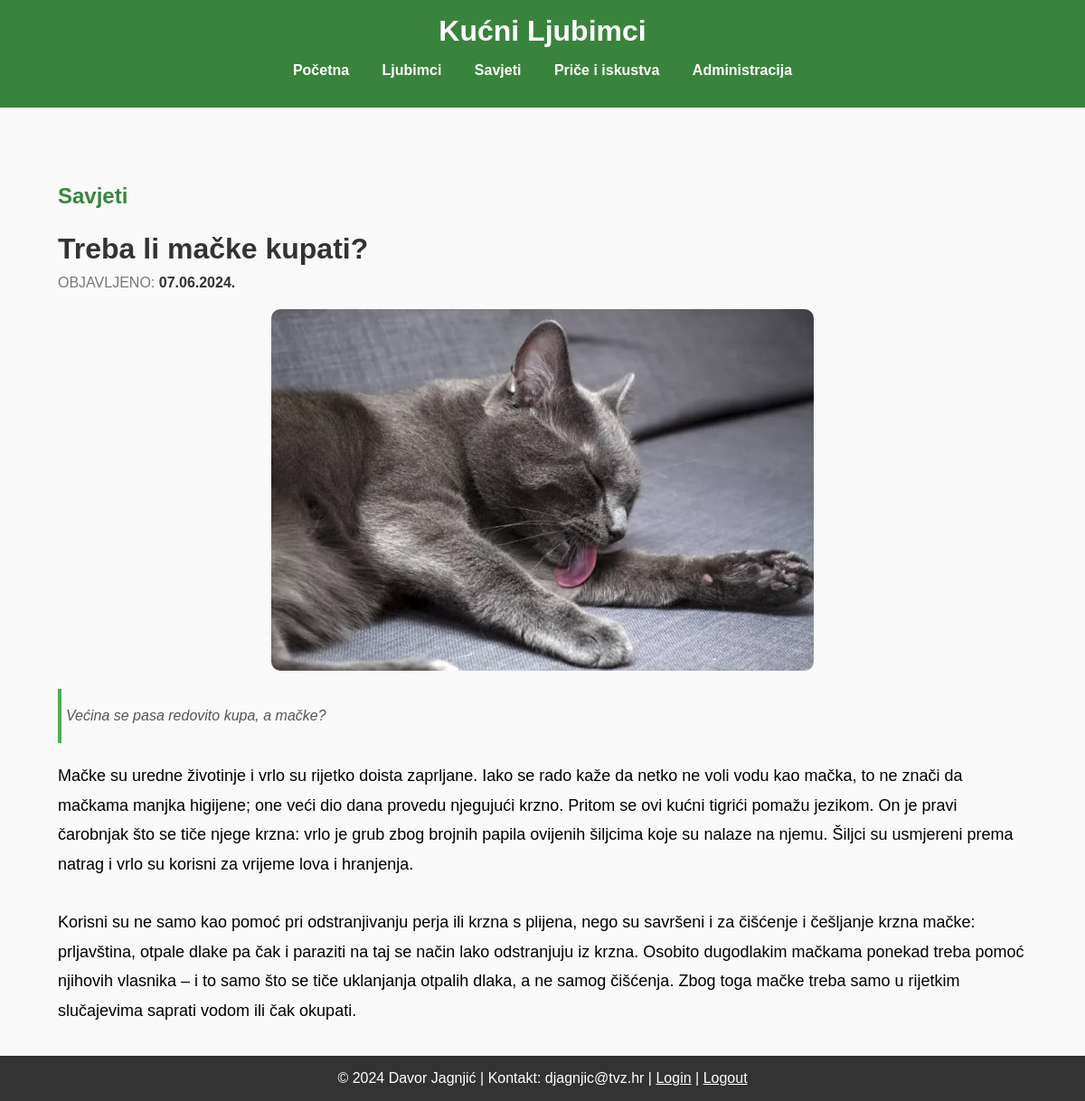
Screenshot of /clanak.php?id=6 with the database file from the repository.
### tables this page shows
CREATE TABLE `vijest` (
  `id` int(11) NOT NULL,
  `datum` varchar(32) NOT NULL,
  `naslov` varchar(64) NOT NULL,
  `sazetak` text NOT NULL,
  `tekst` text NOT NULL,
  `slika` varchar(64) NOT NULL,
  `kategorija` varchar(64) NOT NULL,
  `arhiva` tinyint(1) NOT NULL
);

### clanak.php (the view, shortened to what this page needs)
<?php
include 'connect.php';
?>
<!DOCTYPE html>
<html lang="hr">
<head>
    <link rel="stylesheet" href="style/style.css">
</head>
<body>
    <header>
        <h1>Kućni Ljubimci</h1>
        <nav>
            <ul>
                <li><a href="index.php">Početna</a></li>
                <li><a href="kategorija.php?id=ljubimci">Ljubimci</a></li>
                <li><a href="kategorija.php?id=savjeti">Savjeti</a></li>
                <li><a href="kategorija.php?id=iskustva">Priče i iskustva</a></li>
                <li><a href="administracija.php">Administracija</a></li>
            </ul>
        </nav>
    </header>
    <?php
    $query = "SELECT * FROM vijest WHERE id = ?";
    $uppath = "uploads/";
    $stmt = $dbc->prepare($query);
    $stmt->bind_param("i", $_GET['id']);
    $stmt->execute();
    $stmt->store_result();
    $stmt->bind_result($id, $datum, $naslov, $sazetak, $tekst, $slika, $kategorija, $arhiva);
    ?>
    <main>
        <section role="main">
            <div class="row">
                <h2 class="category"><?php
                                        echo "<span>" . ucfirst($kategorija) . "</span>";
                                        ?></h2>
                <h1 class="title"><?php
                                    echo $naslov;
                                    ?></h1>
                <p>OBJAVLJENO: <?php
                                echo "<span>" . $datum . "</span>";
                                ?></p>
            </div>
            <section class="slika">
                <?php
                echo '<img src="' . $uppath . $slika . '">';
                ?>
            </section>
            <section class="about">
                <p>
                    <?php
                    echo "<i>" . $sazetak . "</i>";
                    ?>
                </p>
            </section>
            <section class="sadrzaj">
                <p><?php echo nl2br($tekst); ?></p>
            </section>
        </section>
    </main>
    <footer>
        <p>&copy; 2024 Davor Jagnjić | Kontakt: djagnjic@tvz.hr |  <a href="login.php" style="color: white;">Login</a> |
         <a href="logout.php" style="color: white;">Logout</a></p>
    </footer>
</body>
</html>

### style/style.css (style rules this page uses)
body { font-family: Arial, sans-serif; margin: 0; padding: 0; background-color: #f9f9f9; }
header { background-color: #39843c; color: white; padding: 1em 0; text-align: center; }
header h1 { margin: 0; font-size: 2em; }
nav ul { list-style-type: none; padding: 0; }
nav ul li { display: inline; margin: 0 1em; }
nav ul li a { color: white; text-decoration: none; font-weight: bold; }
main { padding: 4em; }
.category { font-size: 1.5em; color: #39843c; margin-bottom: 10px; }
.title { font-size: 2em; color: #333; margin-bottom: 10px; }
.row { margin-bottom: 20px; }
.row p { margin: 5px 0; color: #777; }
.row p span { font-weight: bold; color: #333; }
.slika img { width: 100%; max-width: 600px; height: auto; display: block; margin: 0 auto; border-radius: 10px; }
.about { font-style: italic; color: #555; margin: 20px 0; padding: 5px; background-color: #f9f9f9; border-left: 4px solid #4CAF50; }
.sadrzaj { margin: 20px 0; line-height: 1.8; font-size: large; }
footer { background-color: #333; color: white; text-align: center; padding: 1em 0; position: fixed; width: 100%; bottom: 0; }
footer p { margin: 0; }

### rows the page displays
vijest: kategorija "Savjeti", naslov "Treba li mačke kupati?", datum "07.06.2024.", slika (picture), sazetak "Većina se pasa redovito kupa, a mačke?", tekst "Mačke su uredne životinje i vrlo su rijetko doista zaprljane. Iako se rado kaže da netko ne voli vodu kao mačka, to ne znači da mačkama manjka higijene; one veći dio dana provedu njegujući krzno. Pritom se ovi kućni tigrići pomažu jezikom. On je pravi čarobnjak što se tiče njege krzna: vrlo je grub zbog brojnih papila ovijenih šiljcima koje su nalaze na njemu. Šiljci su usmjereni prema natrag i vrlo su korisni za vrijeme lova i hranjenja. Korisni su ne samo kao pomoć pri odstranjivanju perja ili krzna s plijena, nego su savršeni i za čišćenje i češljanje krzna mačke: prljavština, otpale dlake pa čak i paraziti na taj se način lako odstranjuju iz krzna. Osobito dugodlakim mačkama ponekad…"
